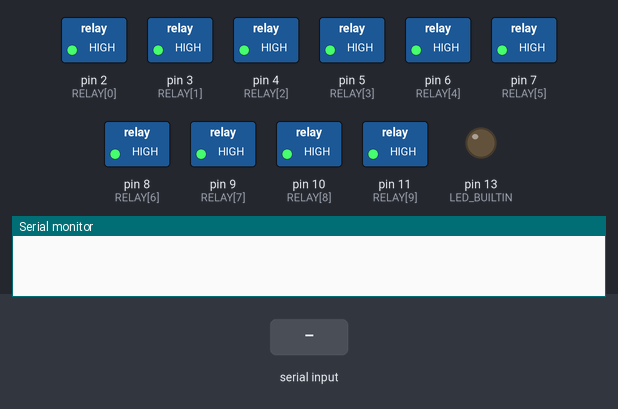
A sketch run on a simulated Arduino Uno, built with avr-gcc and run on an emulated ATmega328P. On the bench: switched loads named in the sketch (green lamp = pin HIGH), output pins drawn as LEDs (lit = HIGH), the last lines printed to the serial monitor. Inputs (shaded band) come from the test bench.

Above: at 1.2 s.
1.3 s: "5\n" received over Serial
At 1.9 s:
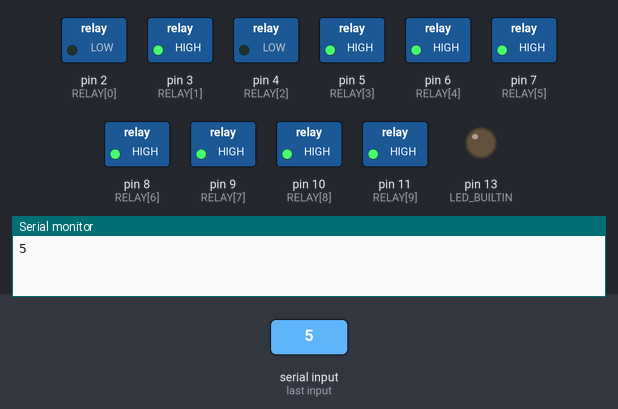
2.9 s: "90\n" received over Serial
At 4.5 s:
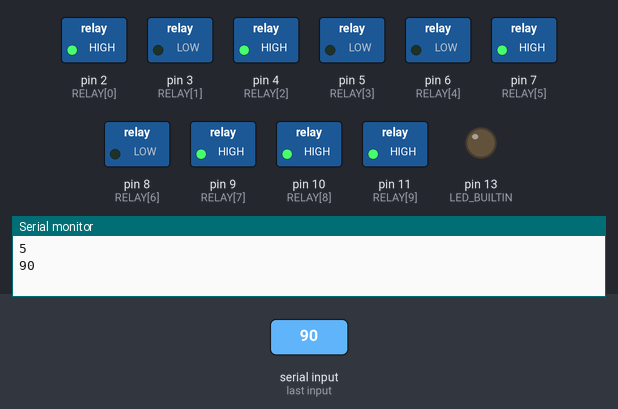
5.9 s: "200\n" received over Serial
At 6.7 s:
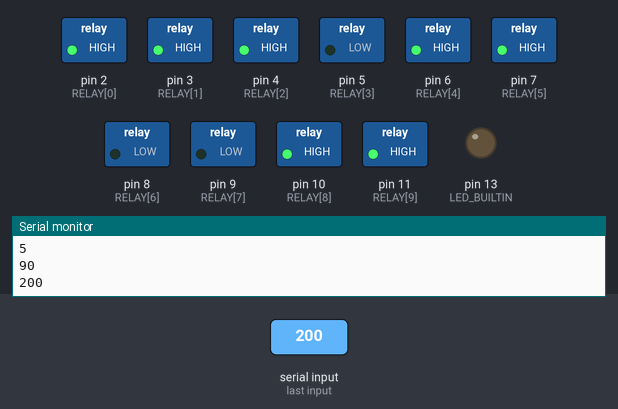
Timing chart, 0 to 8.9 s (numbered marks = the images above; inputs shaded):
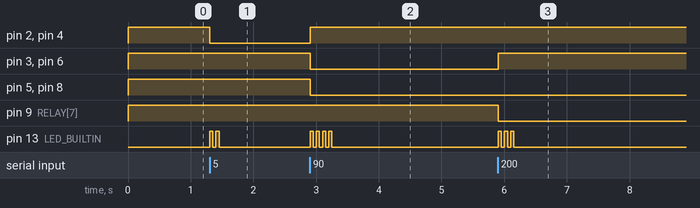

Measured:
- after the input at 1.3 s, pin 2 (RELAY[0]), pin 4 (RELAY[2]): HIGH → LOW at once; pin 13 (LED_BUILTIN): alternates HIGH for 0.05 s and LOW for 0.05 s, 4 changes in all, then stays LOW, starting at once
- after the input at 2.9 s, pin 2 (RELAY[0]), pin 4 (RELAY[2]): LOW → HIGH at once; pin 3 (RELAY[1]), pin 5 (RELAY[3]), pin 6 (RELAY[4]), pin 8 (RELAY[6]): HIGH → LOW at once; pin 13 (LED_BUILTIN): alternates HIGH for 0.05 s and LOW for 0.05 s, 8 changes in all, then stays LOW, starting at once
- after the input at 5.9 s, pin 3 (RELAY[1]), pin 6 (RELAY[4]): LOW → HIGH at once; pin 9 (RELAY[7]): HIGH → LOW at once; pin 13 (LED_BUILTIN): alternates HIGH for 0.05 s and LOW for 0.05 s, 6 changes in all, then stays LOW, starting at once

The sketch:

arduino.ino
```cpp
String str = "";
uint8_t RELAY[] = {2,3,4,5,6,7,8,9,10,11};
uint8_t COUNT = sizeof(RELAY)/sizeof(RELAY[0]);

void setup() {
  Serial.begin(9600);
  for (uint8_t i = 0; i < COUNT; i++) {
    pinMode(RELAY[i], OUTPUT);
    digitalWrite(RELAY[i], HIGH);
    pinMode(LED_BUILTIN, OUTPUT);
  }
}

void loop() {
  if (Serial.available() <= 0) return;
  str = Serial.readStringUntil('\n');
  str.trim();

  bool isNumeric = true;
  for (unsigned int i = 0; i < str.length(); i++) {
    if (!isDigit(str.charAt(i))) {
      isNumeric = false;
      break;
    }
  }

  if (isNumeric && str.length() > 0) {
    uint16_t states = str.toInt();
    for (uint8_t i = 0; i < COUNT; i++) {
      if (digitalRead(RELAY[i]) == ((states >> i) & 1)) {
        digitalWrite(RELAY[i], !((states >> i) & 1));
      }
    }
    int currentStates = 0;
    for (uint8_t i = 0; i < COUNT; i++) {
      if (digitalRead(RELAY[i]) == LOW) {
        currentStates |= (1 << i);
        digitalWrite(LED_BUILTIN, HIGH);
        delay(50);
        digitalWrite(LED_BUILTIN, LOW);
        delay(50);
      }
    }
    Serial.println(currentStates);
  }
}
```
